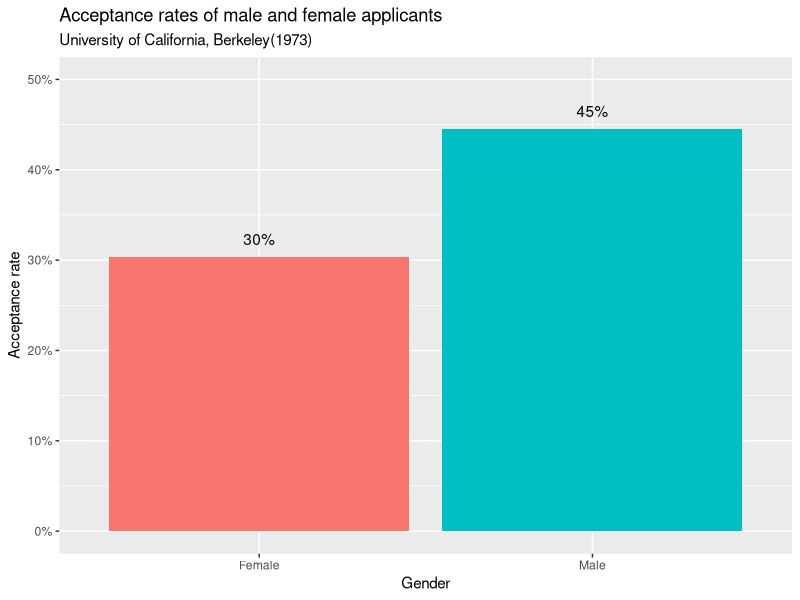
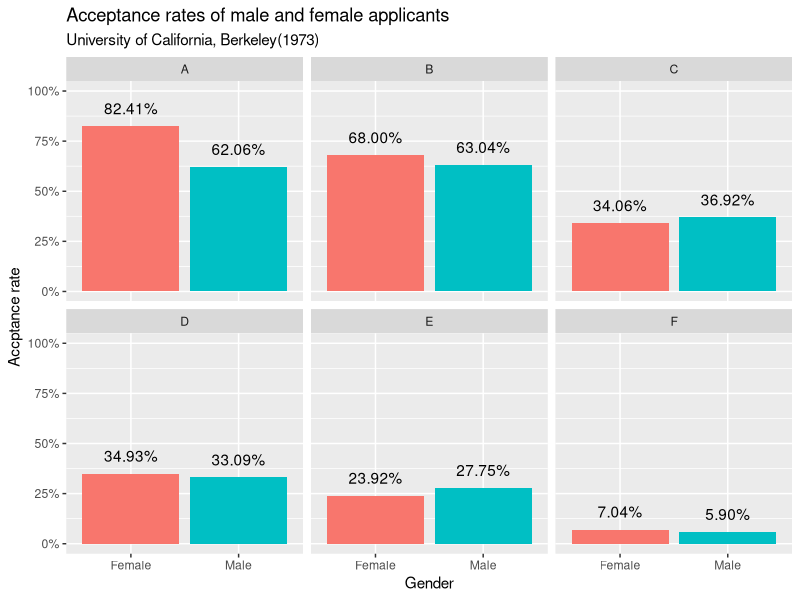

The R script that drew these images, in order:
library(dplyr)
library(tidyverse)
library(broom)
library(scales)

# Tidy the dataset using broom package
data("UCBAdmissions")
ucb <- tidy(UCBAdmissions)
View(ucb)

# Calculate the proportion of Admitted applicants according to gender
ucb2 <- ucb %>% group_by(Admit, Gender) %>%
        summarise(n = sum(n)) %>% 
        ungroup() %>% 
        group_by(Gender) %>% 
        mutate(prop = n / sum(n)) %>% 
        filter(Admit == "Admitted")
print(ucb2)

# Create a bar chart
plot1 <- ucb2 %>% 
        ggplot(aes(Gender, prop, fill = Gender)) +
        geom_col() +
        geom_text(aes(label = percent(prop), vjust = -1)) +
        labs(title = "Acceptance rates of male and female applicants",
             subtitle = "University of California, Berkeley(1973)",
             y = "Acceptance rate") +
        scale_y_continuous(labels = percent, limits = c(0,0.5)) +
        guides(fill = FALSE)
        
print(plot1)
        
# Now consider proportions based on departments
ucb3 <- ucb %>% 
        group_by(Gender, Dept) %>% 
        mutate(prop = n / sum(n)) %>% 
        filter(Admit == "Admitted")

print(ucb3)

plot2 <- ucb3 %>% 
        ggplot(aes(Gender, prop, fill = Gender)) +
        geom_col() +
        geom_text(aes(label = percent(prop), vjust = -1)) +
        labs(title = "Acceptance rates of male and female applicants",
             subtitle = "University of California, Berkeley(1973)",
             y = "Accptance rate") +
        scale_y_continuous(labels = percent, limits = c(0,1)) +
        facet_wrap(~ Dept) +
        guides(fill = FALSE)

print(plot2)

# Create a function which repeats every row in every column for n times
multirow <- function(column, n) {
        rep(column, n)
}

ucb4 <- data.frame(Admit = multirow(ucb$Admit, ucb$n),
                   Gender = multirow(ucb$Gender, ucb$n),
                   Dept = multirow(ucb$Dept,ucb$n))
# confirm it mathches the total num of students, 4526
nrow(ucb4) == 4526

# Perform a regression analysis
# First model only takes Gender as the explanatory variable
library(forcats)
ucb4$Admit <- fct_relevel(ucb4$Admit, "Rejected", "Admitted")
mod1 <- glm(Admit ~ Gender, family = "binomial", data = ucb4)
summary(mod1)

# Now introduce Department variable as the second explanatory variable
# Result suggests Gender does not affect acceptance rate
mod2 <- glm(Admit ~ Gender + Dept, family = "binomial", data = ucb4)
summary(mod2) 

# Simpson's Paradox
# However, if you take one department A, male applicants seemed to be dicriminated
# Nonetheless, this does not indicate there was indeed a discrimination
# This could be because female applicants were simply better qualified
# It is important to distinguish between bias and discrimination
dept_a <- ucb4 %>% filter(Dept == "A")
mod3 <- glm(Admit ~ Gender, family = "binomial", data = dept_a)
summary(mod3)

